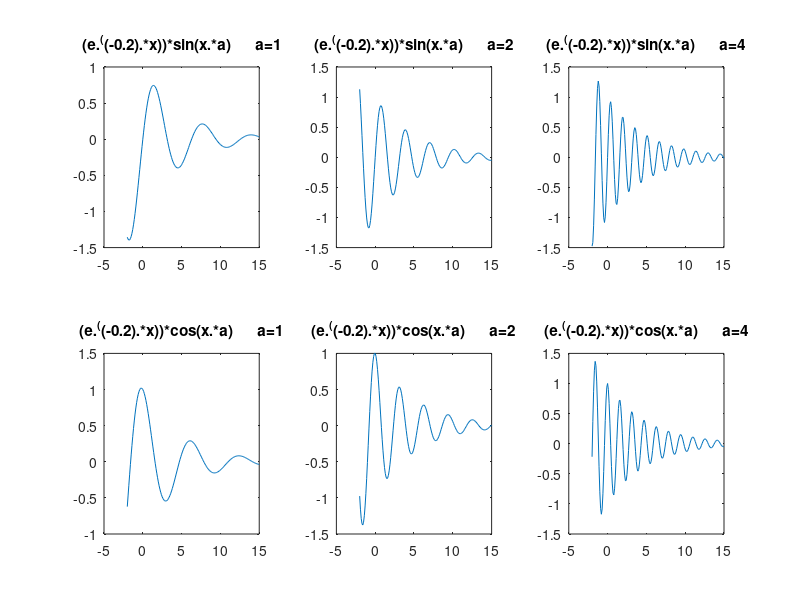

MATLAB code for this plot:
clear;
x=-2:0.1:15;
subplot (2, 3, 1);
a=1;
for j=1:1:length(x)
    y(j)=(e.^((-0.2).*x(j)))*sin(x(j).*a);
endfor;
plot(x, y)
title("(e.^((-0.2).*x))*sin(x.*a)      a=1")


subplot (2, 3, 2);
a=2;
for j=1:1:length(x)
    y(j)=(e.^((-0.2).*x(j)))*sin(x(j).*a);
endfor;
plot(x, y)
title("(e.^((-0.2).*x))*sin(x.*a)      a=2")


subplot (2, 3, 3);
a=4;
for j=1:1:length(x)
    y(j)=(e.^((-0.2).*x(j)))*sin(x(j).*a);
endfor;
plot(x, y)
title("(e.^((-0.2).*x))*sin(x.*a)      a=4")



subplot (2, 3, 4);
a=1;
for j=1:1:length(x)
    y(j)=(e.^((-0.2).*x(j)))*cos(x(j).*a);
endfor;
plot(x, y)
title("(e.^((-0.2).*x))*cos(x.*a)      a=1")



subplot (2, 3, 5);
a=2;
for j=1:1:length(x)
    y(j)=(e.^((-0.2).*x(j)))*cos(x(j).*a);
endfor;
plot(x, y)
title("(e.^((-0.2).*x))*cos(x.*a)      a=2")



subplot (2, 3, 6);
a=4;
for j=1:1:length(x)
    y(j)=(e.^((-0.2).*x(j)))*cos(x(j).*a);
endfor;
plot(x, y)
title("(e.^((-0.2).*x))*cos(x.*a)      a=4")

